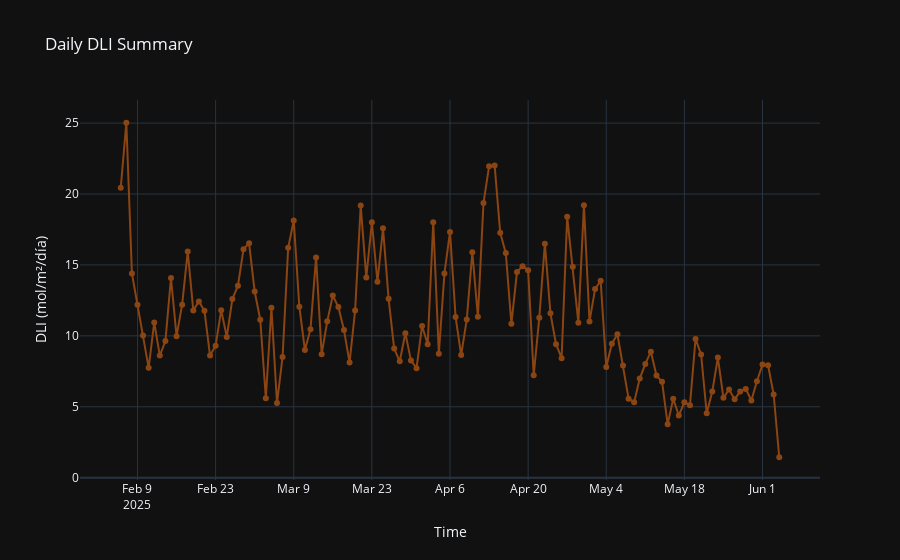

Write notebook code for a chart like this one.
### Markdown cell above
##### Radation Visualizations

### Code cell
fig_dli = go.Figure()

# Now x = df.index
fig_dli.add_trace(go.Scatter(x=dli_diario['Date'], y=dli_diario['DLI'], 
                         mode='lines+markers', 
                         name='DLI',
                         line=dict(color='#8B4513'),
                         marker=dict(color='#8B4513')))

# Add titles and labels
fig_dli.update_layout(
    title='Daily DLI Summary',
    xaxis_title='Time',
    yaxis_title='DLI (mol/m²/día)',
    template='plotly_dark'
)

# Show the plot
fig_dli.show()
